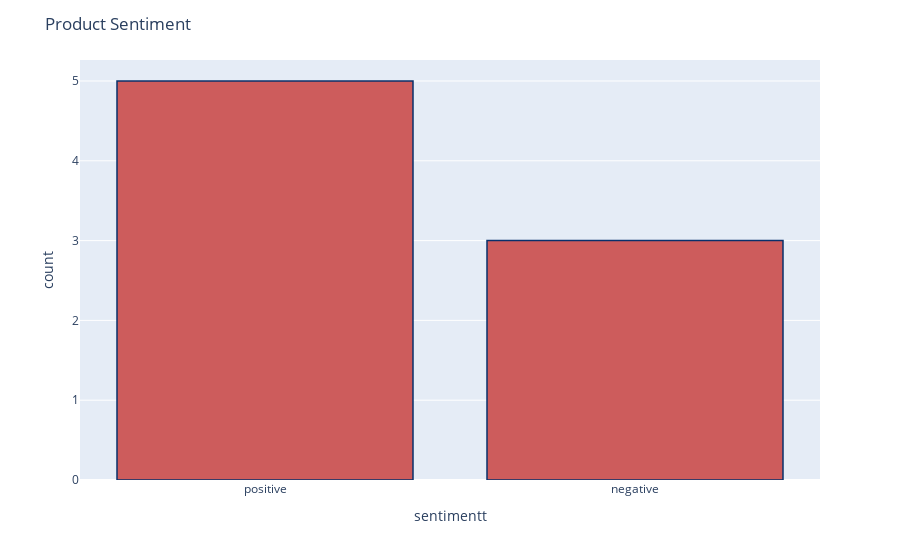

The cell this chart's notebook holds for it:
### Code cell
df['sentimentt'] = df['sentiment'].replace({-1 : 'negative'})
df['sentimentt'] = df['sentimentt'].replace({1 : 'positive'})
fig = px.histogram(df, x="sentimentt")
fig.update_traces(marker_color="indianred",marker_line_color='rgb(8,48,107)',
                  marker_line_width=1.5)
fig.update_layout(title_text='Product Sentiment')
fig.show()

### Figure 1 — Plotly figure (JSON) as saved in the notebook; plotly's stock layout.template omitted (floating-point values rounded to 4 significant figures)
{"data": [{"alignmentgroup": "True", "bingroup": "x", "hovertemplate": "sentimentt=%{x}<br>count=%{y}<extra></extra>", "legendgroup": "", "marker": {"color": "indianred", "line": {"color": "rgb(8,48,107)", "width": 1.5}, "pattern": {"shape": ""}}, "name": "", "offsetgroup": "", "orientation": "v", "showlegend": false, "type": "histogram", "x": ["positive", "negative", "negative", "negative", "positive", "positive", "positive", "positive"], "xaxis": "x", "yaxis": "y"}], "layout": {"barmode": "relative", "legend": {"tracegroupgap": 0}, "margin": {"t": 60}, "title": {"text": "Product Sentiment"}, "xaxis": {"anchor": "y", "domain": [0, 1], "title": {"text": "sentimentt"}}, "yaxis": {"anchor": "x", "domain": [0, 1], "title": {"text": "count"}}}}
